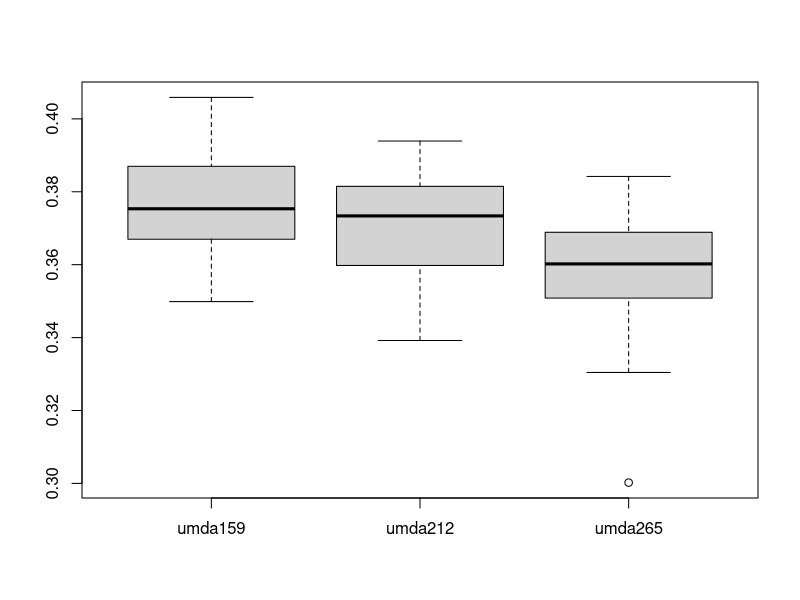
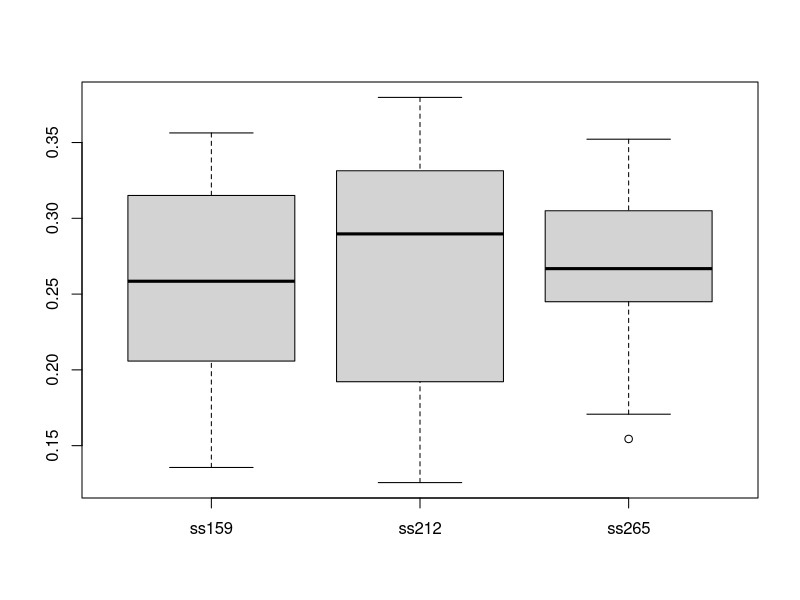
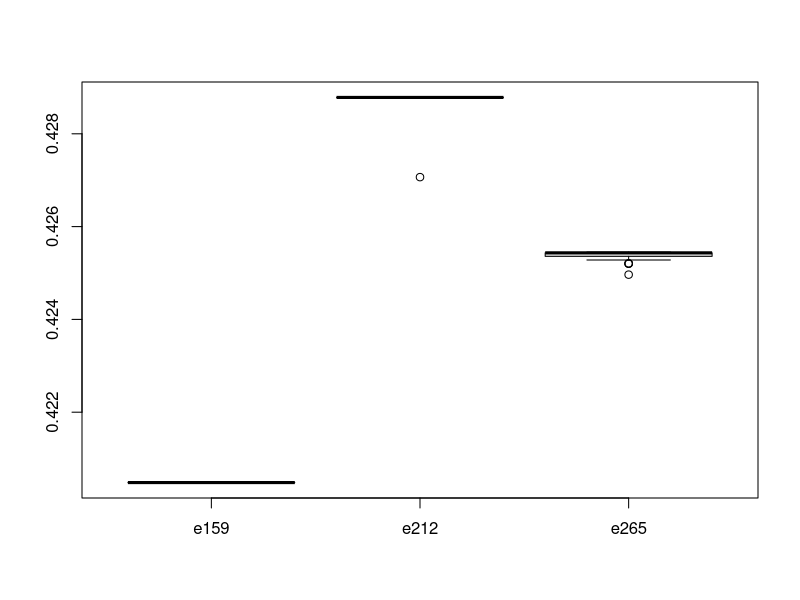

These figures' R source, in order:
setwd("C:/Users/adiez/Desktop/BH/plots")

umda159 <- c(0.3728600019290123,	0.39225863233024694,	0.37263093171296297,	0.38442201967592593,	0.3926745756172839,	0.3542872299382716,	0.3685197241512346,	0.3728961709104938,	0.3878520447530864,	0.3648365162037037,	0.36000795717592593,	0.3803831500771605,	0.38356602044753085,	0.3855613425925926,	0.36158733603395055,	0.37229335455246915,	0.354540412808642,	0.37619357638888884,	0.3588505497685185,	0.3863510320216049,	0.36345003858024694,	0.3869900173611111,	0.36698254243827166,	0.3656262056327161,	0.3498685860339506,	0.3869900173611111,	0.39032961998456783,	0.3595980420524691,	0.35432339891975306,	0.393042293595679,	0.3931688850308642,	0.3744996624228395,	0.3648485725308642,	0.3824025848765432,	0.4058883101851852,	0.40088493441358025,	0.3817575713734568,	0.40155406057098764,	0.3895941840277778,	0.381811824845679,	0.37031008873456794,	0.38103419174382713,	0.38249903549382713,	0.36967713155864196,	0.3698700327932099,	0.367211612654321,	0.3958996431327161,	0.37093701774691357,	0.36754918981481477,	0.3855553144290123)
umda212 <- c(0.3804941486283818,	0.390868376613408,	0.3696800344823514,	0.37817367532268165,	0.3812469739374831,	0.36928295603500194,	0.35451134256799044,	0.3508446404742504,	0.3596999326885606,	0.3713008230890046,	0.34273774518487027,	0.3831246088260649,	0.37348844486956934,	0.37328178694158076,	0.3898188495648374,	0.381487582810784,	0.38456973819392776,	0.3392009423601516,	0.378281432670847,	0.35131700145251,	0.35564500891581347,	0.3487042547915117,	0.38332536224182523,	0.3755653570458544,	0.35940913546131953,	0.3588777293607775,	0.359952350586318,	0.38277329034848434,	0.3781028211759426,	0.3794342886834119,	0.36933462051699906,	0.36242191282578146,	0.3710823561365595,	0.36125724778876017,	0.34552319882854476,	0.3840545695020134,	0.3634832488988085,	0.3834493569986183,	0.357924150635916,	0.385006672098818,	0.35978407198781304,	0.3761218573233665,	0.3870909649153883,	0.3805738595434631,	0.37417927280027397,	0.3939180571792964,	0.38233930869970834,	0.3650449923831792,	0.36515717811551585,	0.37487010073097865)
umda265 <- c(0.3499412861646016,	0.36629338191691896,	0.37864181829530913,	0.3587054477076246,	0.3599733544521083,	0.3565812162541743,	0.36384144533566365,	0.3628115149339909,	0.36783730220654787,	0.3716605286976062,	0.3511136122468088,	0.3647504369401704,	0.3508639321494335,	0.362893441215942,	0.361739646078462,	0.3689774429637028,	0.3002198355232359,	0.35662217939514995,	0.34218754876564406,	0.3478814253612559,	0.36889649199463187,	0.3709924393745514,	0.3304291766798789,	0.3729508676383384,	0.34466874473331044, 0.38420597827783154,	0.34170964545426175,	0.3556283355700509,	0.3652771058955713,	0.3766853406572829,	0.34619803532973376,	0.3391065353765488,	0.3646216956399613,	0.36047173933397836,	0.38021207203270807,	0.34552214350363597,	0.34128343372553915,	0.3757305093473986,	0.35542839642957463,	0.35369429012827314,	0.3508346727630224,	0.35472422052994595,	0.3733985362504291,	0.37871399144845663,	0.3674930167597765,	0.3324714818513779,	0.353169571798633,	0.35331391810492807,	0.3646821650385444,	0.37275580506226397)
  
pdf("boxplotUMDA.pdf")
boxplot(umda159,umda212,umda265, names=c('umda159','umda212','umda265'))
dev.off()

ss159 <- c(0.26697696582458585, 0.25838613117130665, 0.30940427930951164, 0.19954226959112997, 0.34630459878117525, 0.21280437058712987, 0.33117667588391636, 0.20874721469032728, 0.14801404064538645, 0.2295162286235872, 0.13560431152514163, 0.32077706784074733, 0.1597559666031303, 0.2000859083465328, 0.3051256409568042, 0.33286799645628073, 0.20574713415125237, 0.2061565411151977, 0.26093989100378534, 0.25590619882412946, 0.2028007463287605, 0.31507221670380414, 0.3218979032994174, 0.23280155171950923, 0.25452025557733093, 0.32647185159333136, 0.27298719428709495, 0.24425487932561946, 0.3082498859029773, 0.356348492576982, 0.15035974120110604, 0.15665185642567583, 0.18038739295014633, 0.219022658326398, 0.3283846546216006, 0.29047088512443286, 0.25855392091062845, 0.33217670273027466, 0.24706703535665386, 0.3429488039947381, 0.15301753067196436, 0.24949663078203443, 0.3212435233160622, 0.32752221536148624, 0.2814471529437032, 0.2058108942521947, 0.294470992509866, 0.15835995597197242, 0.26402722220730757, 0.30048457676716156)
ss212 <- c(0.31826501812685254, 0.2262476234338281, 0.1867981011088674, 0.2826578571344221, 0.1256244021681369, 0.362122258830198, 0.18203906425290206, 0.2169908243879973, 0.34037003578134406, 0.34210153399227694, 0.19113791759662732, 0.3219066260436226, 0.37977527426459295, 0.35974274040221543, 0.32659480875284896, 0.2967932594088402, 0.15219913557940978, 0.17456542790000115, 0.3443629621756947, 0.3203655483520506, 0.32213099750829594, 0.2437146467330334, 0.2023653475986349, 0.3556996256539247, 0.3322749495164204, 0.17935841570127892, 0.3507914998641962, 0.2976036537121668, 0.25804489791098356, 0.17824246289014065, 0.15084405002302761, 0.27178322173805225, 0.26881177595918804, 0.3181115008089182, 0.20633465594407246, 0.3522159634392603, 0.342129580425361, 0.17560462205217228, 0.265556913593368, 0.316177773054168, 0.33603612380581244, 0.3313641785052137, 0.26146656274725144, 0.32598959624945384, 0.26236404860594464, 0.30240697440984404, 0.1535911243372185, 0.1502462181599178, 0.30791883657491054, 0.19217268336462726)
ss265 <- c(0.17395734246216416, 0.20537733323460222, 0.1940450897408878, 0.2449540330711263, 0.29828307539829463, 0.25934860248004965, 0.31943170749767885, 0.2472808596442262, 0.2527312444107746, 0.31854099145026515, 0.2604892316630687, 0.2191375077608353, 0.31042985059324113, 0.22015923240355204, 0.35219026435256123, 0.2699809467934222, 0.31878805657292897, 0.28940653106327713, 0.21340944173250326, 0.34278612562015476, 0.3443503967282028, 0.28808647706495183, 0.24254319011625589, 0.2859711154527486, 0.2503517295982593, 0.1707604479354754, 0.2386200522895176, 0.30497946582669266, 0.208225346175973, 0.2533243431058151, 0.29727487881704945, 0.2994706967948463, 0.2582699175785054, 0.24857670553254996, 0.32428116153359804, 0.2675195516088425, 0.33678963437209863, 0.2847656939753134, 0.25712501637607443, 0.18200653903771338, 0.3204826242730447, 0.25244003508751944, 0.27987138373556764, 0.3328600885162422, 0.2892278182512062, 0.15442709371671381, 0.3411478061756313, 0.2660841530863916, 0.28785436401023007, 0.26160850074902736)

pdf("boxplotSS.pdf")
boxplot(ss159,ss212,ss265, names=c('ss159','ss212','ss265'))
dev.off()



n_without_ties <- sum(sign(umda265 - ss265) != 0)
n_success <- sum(sign(umda265 - ss265) == 1)
binom.test(n_success, n_without_ties, alternative="two.sided")

e159 <- c(0.42048249421296297,0.42048249421296297,0.42048249421296297,0.42048249421296297,0.42048249421296297,0.42048249421296297,0.42048249421296297,0.42048249421296297,0.42048249421296297,0.42048249421296297,0.42048249421296297,0.42048249421296297,0.42048249421296297,0.42048249421296297,0.42048249421296297,0.42048249421296297,0.42048249421296297,0.42048249421296297,0.42048249421296297,0.42048249421296297,0.42048249421296297,0.42048249421296297,0.42048249421296297,0.42048249421296297,0.42048249421296297,0.42048249421296297,0.42048249421296297,0.42048249421296297,0.42048249421296297,0.42048249421296297,0.42048249421296297,0.42048249421296297,0.42048249421296297,0.42048249421296297,0.42048249421296297,0.42048249421296297,0.42048249421296297,0.42048249421296297,0.42048249421296297,0.42048249421296297,0.42048249421296297,0.42048249421296297,0.42048249421296297,0.42048249421296297,0.42048249421296297,0.42048249421296297,0.42048249421296297,0.42048249421296297,0.42048249421296297,0.42048249421296297)
e212 <- c(0.4287842018870821,0.4287842018870821,0.4287842018870821,0.4287842018870821,0.4287842018870821,0.4287842018870821,0.4287842018870821,0.4287842018870821,0.4287842018870821,0.4287842018870821,0.4287842018870821,0.4287842018870821,0.4287842018870821,0.4287842018870821,0.4287842018870821,0.4287842018870821,0.42706598882866287,0.4287842018870821,0.4287842018870821,0.4287842018870821,0.4287842018870821,0.4287842018870821,0.4287842018870821,0.4287842018870821,0.4287842018870821,0.4287842018870821,0.4287842018870821,0.4287842018870821,0.4287842018870821,0.4287842018870821,0.4287842018870821,0.4287842018870821,0.4287842018870821,0.4287842018870821,0.4287842018870821,0.4287842018870821,0.4287842018870821,0.4287842018870821,0.4287842018870821,0.4287842018870821,0.4287842018870821,0.4287842018870821,0.4287842018870821,0.4287842018870821,0.4287842018870821,0.4287842018870821,0.4287842018870821,0.4287842018870821,0.4287842018870821,0.4287842018870821)
e265 <- c(0.4253583299522487,0.4253583299522487,0.42545000936300365,0.42545000936300365,0.42537003370681314,0.42543440435691776,0.42543440435691776,0.4254344043569177,0.42537003370681314,0.4253583299522487,0.4254344043569177,0.42535832995224865,0.425280304921819,0.42543440435691776,0.4254344043569177,0.4252803049218189,0.4254344043569177,0.4252803049218189,0.42520032926562845,0.42545000936300365,0.4254344043569177,0.4252081317686714,0.42545000936300365,0.42545000936300365,0.4252920086763834,0.42520032926562845,0.42545000936300365,0.4254344043569177,0.42545000936300365,0.4254344043569177,0.4252803049218189,0.42537003370681314,0.42535832995224865,0.42537003370681314,0.4254344043569177,0.42545000936300365,0.4254344043569177,0.4254344043569177,0.4253583299522487,0.42543440435691776,0.42545000936300365,0.4254344043569177,0.4249643035485784,0.4254344043569177,0.4254344043569177,0.42545000936300365,0.42545000936300365,0.42543440435691776,0.42535832995224865,0.4254344043569177)

  pdf("boxplotEraikitzaile.pdf")
  boxplot(e159,e212,e265, names=c('e159','e212','e265'))
  dev.off()
